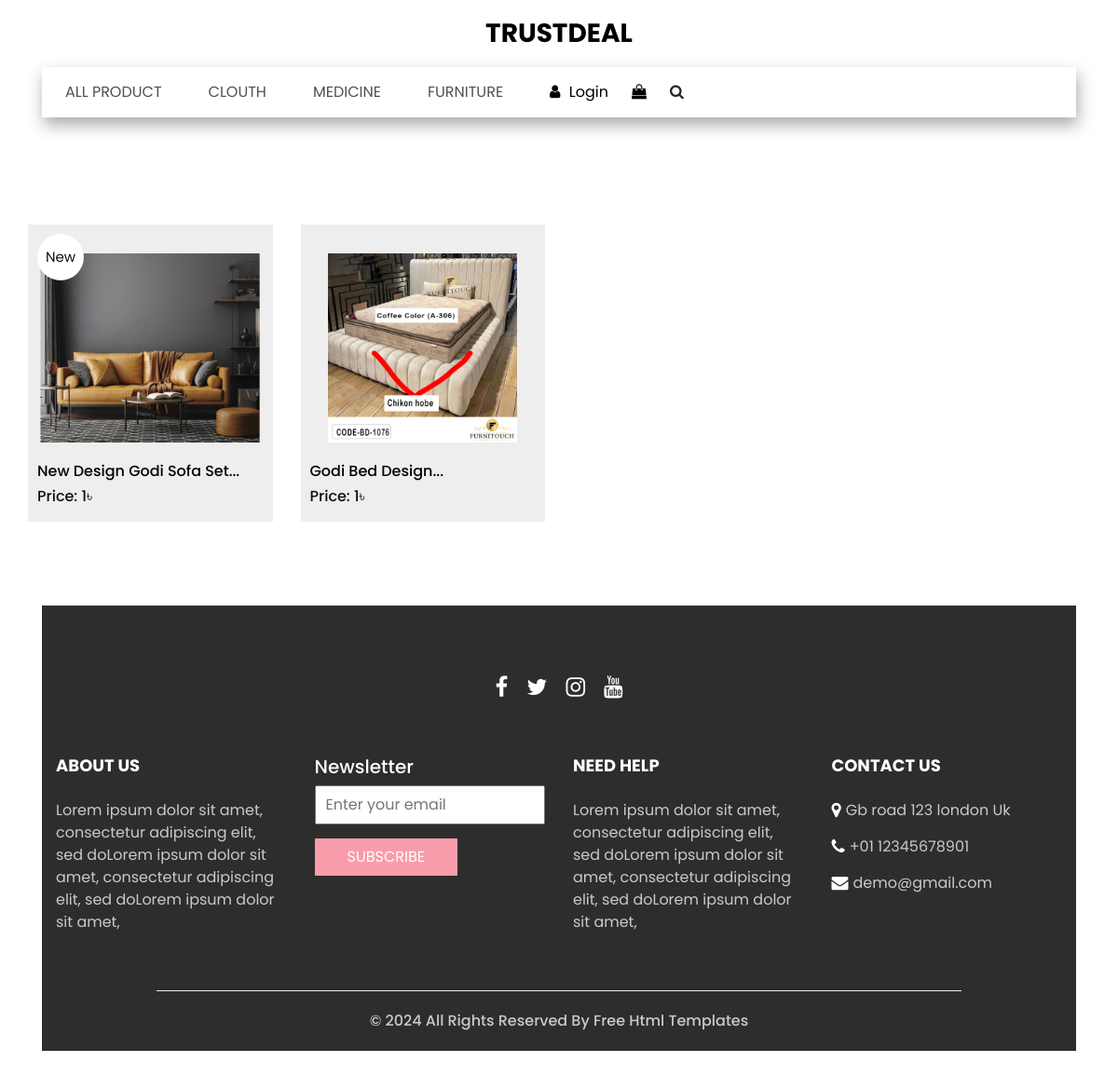
The page /shop/ on the database as committed earlier.
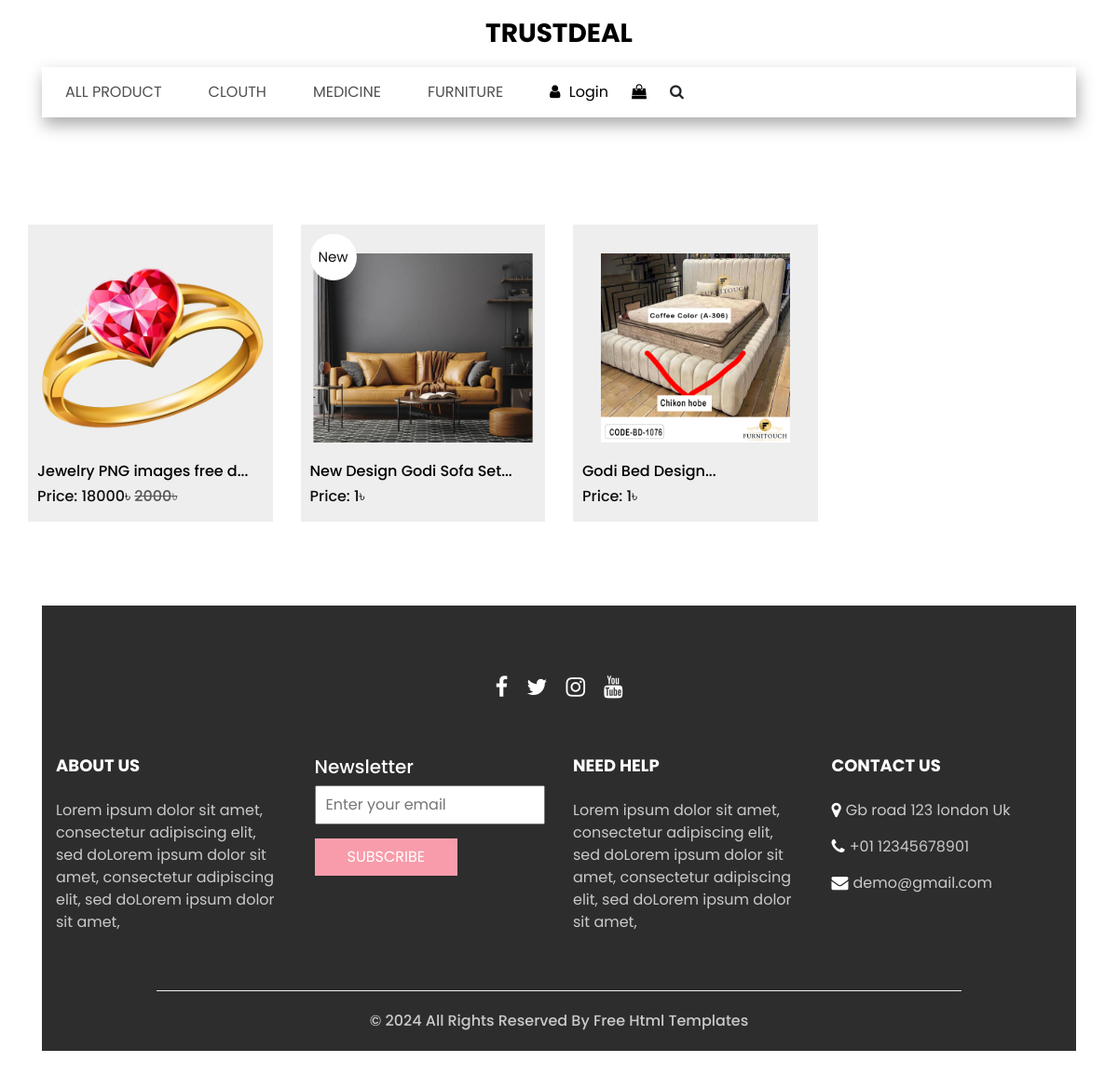
The same page on the database as committed later.
### shop/models.py (models this page shows, shortened)
class Category(models.Model):
    name = models.CharField(max_length=120)
    create_at = models.DateTimeField(auto_now_add=True)

class Product(models.Model):
    name = models.CharField(max_length=360)
    slug = models.SlugField(unique=True ,null=True, blank=True)
    category = models.ForeignKey(Category, on_delete=models.CASCADE)
    quentity = models.IntegerField(default=1)
    regular_price = models.IntegerField(default=1)
    discount_price = models.IntegerField(default=0)
    Product_image = models.ImageField(upload_to='product')
    video_thumbnel = models.ImageField(upload_to='thumbnel', null=True, blank=True)
    video_id = models.CharField(max_length=260, null=True, blank=True)
    is_new = models.BooleanField(default=False)
    product_details = models.TextField()

### shop/views.py (the view)
# urls.py: path('', include('shop.urls'))
def shop(request):
    filter_value = request.GET.get('filter')
    product = Product.objects.select_related("category")
    if filter_value:
        category_id = Category.objects.get(name=filter_value)
        product = product.filter(category=category_id)
    else:
        product = product.all().order_by('-id')
    category = get_naviget_item()
    context = {
        'category':category,
        'product':product
    }
    return render(request, 'shop.html', context)

### shop/views.py (called while the page is built)
def get_naviget_item():
    return Category.objects.all()

### templates/shop.html (shortened to what this page needs)
{% extends "base.html" %}
{% block body %}
<section class="shop_section layout_padding">
    <div class="container">
        <div class="row">
            {% if product %}
            {% for i in product %}
            <div class="col-sm-6 col-md-4 col-lg-3">
                <div class="box">
                    <a href="{% url 'shop:single_product' slug=i.slug %}">
                        <div class="img-box product_img">
                            <img src="{{i.Product_image.url}}" alt="">
                        </div>
                        <div>
                            <a href="{% url 'shop:single_product' slug=i.slug %}">
                                <h6>
                                    {{i.name|slice:":25"}}...
                                </h6>
                            </a>
                            <h6>
                                Price:
                                {% if i.discount_price == 0 %}
                                <span>
                                    {{i.regular_price}}&#2547;
                                </span>
                                {% else %}
                                <span>
                                    {{i.discount_price}}&#2547;
                                    <del style="color: rgb(88, 88, 88);">{{i.regular_price}}&#2547;</del>
                                </span>
                                {% endif %}
                            </h6>
                        </div>
                        {% if i.is_new %}
                        <div class="new">
                            <span>
                                New
                            </span>
                        </div>
                        {% endif %}
                    </a>
                </div>
            </div>
            {% endfor %}
            {% else %}
            <p>Opps! sorry no product found with this releted category.</p>
            {% endif %}
        </div>
    </div>
</section>
{% endblock %}

### templates/includ_files/header.html (shortened to what this page needs)
<header class="header_section">
    <nav class="navbar navbar-expand-lg custom_nav-container ">
        <a class="navbar-brand" href="/">
            <span>
                TRUSTDEAL
            </span>
        </a>
        <div class="collapse navbar-collapse" id="navbarSupportedContent">
            <ul class="navbar-nav  ">
                <li class="nav-item">
                    <a class="nav-link" href="{% url 'shop:shop' %}">All Product</a>
                </li>
                {% for i in category %}
                <li class="nav-item">
                    <a class="nav-link" href="/shop/?filter={{i.name}}">{{i.name}}</a>
                </li>
                {% endfor %}
            </ul>
            <div class="user_option">
                <a href="">
                    <i class="fa fa-user" aria-hidden="true"></i>
                    <span>
                        Login
                    </span>
                </a>
                <a href="">
                    <i class="fa fa-shopping-bag" aria-hidden="true"></i>
                </a>
                <form class="form-inline ">
                    <button class="btn nav_search-btn" type="submit">
                        <i class="fa fa-search" aria-hidden="true"></i>
                    </button>
                </form>
            </div>
        </div>
    </nav>
</header>

Rows that differ between the two databases and show on the page:
added Product: Product_image (picture), name "Jewelry PNG images free d", discount_price "18000", regular_price "2000"
